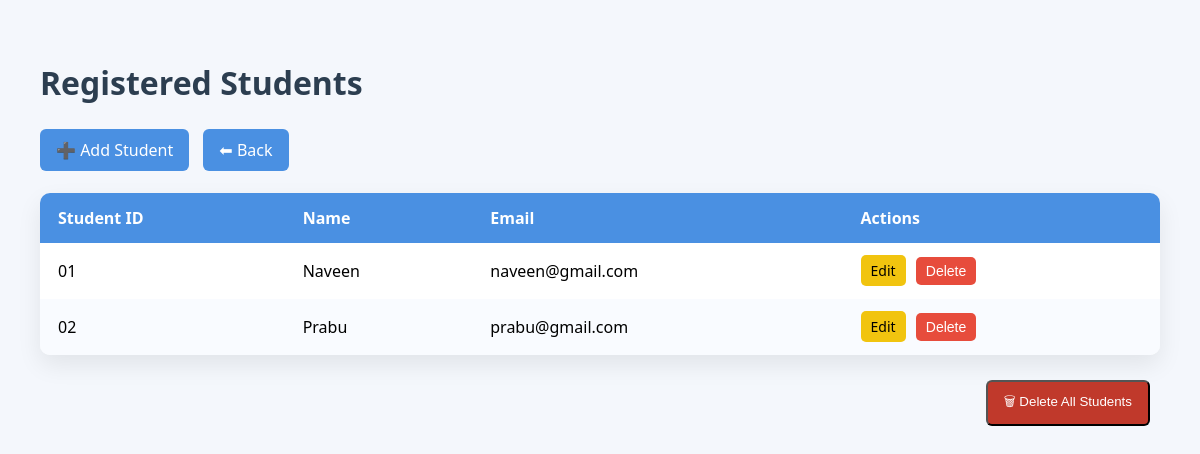
/staff/view-students (signed in), run on the app's committed database.
### tables this page shows
CREATE TABLE students (
    id TEXT PRIMARY KEY,
    name TEXT NOT NULL,
    email TEXT NOT NULL
, password TEXT);

### app.py (the view)
@app.route("/staff/view-students")
def view_students():
    if "staff" not in session:
        return redirect(url_for("staff_login"))
    db = get_db()
    students = db.execute("SELECT * FROM students").fetchall()
    db.close()
    return render_template("view_students.html", students=students)

### app.py (called while the page is built)
def get_db():
    conn = sqlite3.connect(DATABASE)
    conn.row_factory = sqlite3.Row
    return conn

### templates/view_students.html (shortened to what this page needs)
<!DOCTYPE html>
<html lang="en">
<head>
</head>
<body>
<div class="container">
    <h1>Registered Students</h1>
    <div class="top-actions">
        <a class="btn" href="{{ url_for('add_student') }}">➕ Add Student</a>
        <a class="btn" href="{{ url_for('staff_dashboard') }}">⬅ Back</a>
    </div>
    <br>
    <table>
        <thead>
            <tr>
                <th>Student ID</th>
                <th>Name</th>
                <th>Email</th>
                <th>Actions</th>
            </tr>
        </thead>
        <tbody>
            {% if students %}
                {% for s in students %}
                <tr>
                    <td>{{ s.id }}</td>
                    <td>{{ s.name }}</td>
                    <td>{{ s.email }}</td>
                    <td class="actions">
                        <a class="edit" href="{{ url_for('edit_student', sid=s.id) }}">Edit</a>
                        <form method="POST"
                              action="{{ url_for('delete_student', sid=s.id) }}"
                              style="display:inline;"
                              onsubmit="return confirm('Delete this student?');">
                            <button type="submit" class="delete">Delete</button>
                        </form>
                    </td>
                </tr>
                {% endfor %}
            {% else %}
                <tr>
                    <td colspan="4" class="empty">No students found</td>
                </tr>
            {% endif %}
        </tbody>
    </table>
    {% if students %}
    <div class="bottom-actions">
        <form method="POST"
              action="{{ url_for('delete_all_students') }}"
              onsubmit="return confirm('⚠️ Delete ALL students permanently?');">
            <button type="submit" class="btn danger">🗑 Delete All Students</button>
        </form>
    </div>
    {% endif %}
</div>
</body>
</html>

### templates/view_students.html (style rules this page uses)
body { margin: 0; font-family: "Segoe UI", sans-serif; background: #f4f7fc; }
.container { padding: 40px; }
h1 { color: #2c3e50; margin-bottom: 25px; }
table { width: 100%; border-collapse: collapse; background: white; border-radius: 10px; overflow: hidden; box-shadow: 0 10px 25px rgba(0,0,0,0.08); }
th, td { padding: 14px 18px; text-align: left; }
th { background: #4a90e2; color: white; }
tr:nth-child(even) { background: #f9fbff; }
.actions a, .actions button { font-size: 14px; padding: 6px 10px; border-radius: 5px; margin-right: 6px; border: none; cursor: pointer; text-decoration: none; }
.edit { background: #f1c40f; color: black; }
.delete { background: #e74c3c; color: white; }
.btn { display: inline-block; padding: 10px 16px; background: #4a90e2; color: white; text-decoration: none; border-radius: 6px; margin-right: 10px; }
.danger { background: #c0392b; }
.bottom-actions { margin-top: 25px; text-align: right; }

### data on the page
students: id "01", name "Naveen", email "naveen@gmail.com"
students: id "02", name "Prabu", email "prabu@gmail.com"
